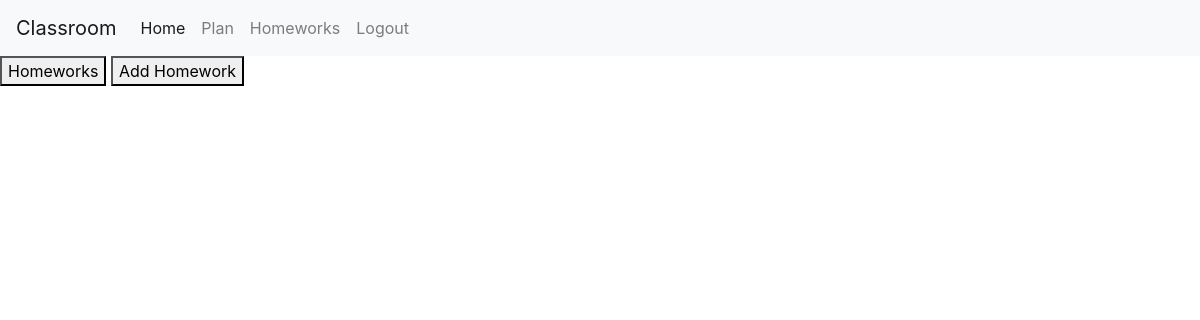
Before: /homework (signed in) with the older database file.
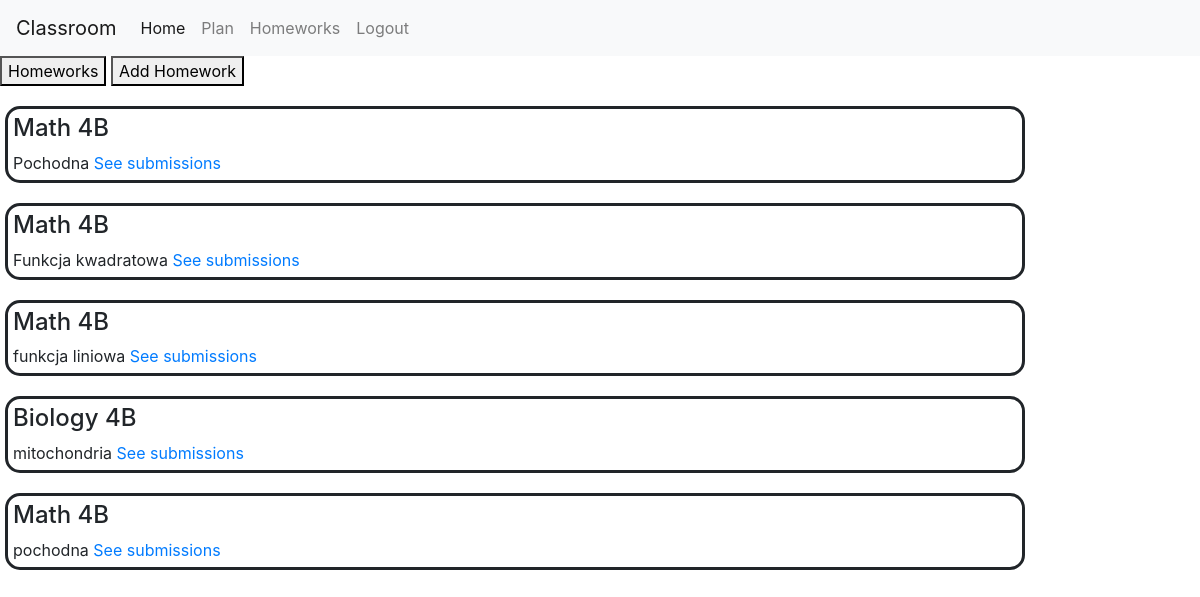
After: the same page with the newer database file.
### classroom/models.py (models this page shows)
class Homework(models.Model):
    subject = models.CharField(max_length=300, choices=SUBJECT_CHOICES)
    content = models.CharField(max_length=10000)
    deadline = models.DateField()
    group = models.ForeignKey(Class, on_delete=models.CASCADE, related_name="homeworks")
    teacher = models.ForeignKey(User, on_delete=models.CASCADE, related_name="given_homeworks")

class Class(models.Model):
    name = models.CharField(max_length=100)
    school = models.ForeignKey(School, on_delete=models.CASCADE, related_name='classes')
    def __str__(self):
        return self.name

### classroom/views.py (the view)
# urls.py: path("homework", views.homework_view, name="homework"),
@login_required
def homework_view(request):
    user= request.user
    if user.type=="SU":
        if request.method=="POST":
            subject = request.POST['subject']
        else:
            group=user.group
            homeworks = group.homeworks.all()
            return render(request, "classroom/homework.html", {
                "homeworks": homeworks,
                "perrmision": False
            })
    else:
        if request.method == "POST":
            subject = request.POST['subject']
            content = request.POST['content']
            deadline = request.POST['deadline']
            group_id = request.POST['group']
            group = Class.objects.get(pk=group_id)
            homework = Homework.objects.create(subject=subject, content=content, deadline=deadline, group=group, teacher=user)
            homework.save()
            return render(request, "classroom/homework.html", {
                "message": "Homework created"
            })
        else:
            given_homeworks = user.given_homeworks.all()
            school = user.school
            grups = school.classes.all()
            return render(request, "classroom/homework.html", {
                "homeworks": given_homeworks,
                "classes": grups,
                "subjects": SUBJECT_CHOICES,
                "perrmision": True
            })

### classroom/templates/classroom/homework.html (shortened to what this page needs)
{% extends "classroom/layout.html" %}
{% load static %}
{%block body%}
    {% if perrmision == True %}
    <button id="homework_button">Homeworks</button>
    <button id="add_button">Add Homework</button>
    {%endif%}
    <div id="homework">
        {%for homework in homeworks%}
            <div class="homework_display">
                <h4>{{homework.get_subject_display}} {% if perrmision == True %}{{homework.group}}{%endif%}</h4>
                {{homework.content}}
                {% if perrmision == True %}
                    <a href="{% url 'submission' homework.pk %}"> See submissions</a>
                {%endif%}
            </div>
        {%endfor%}
    </div>
{%endblock%}

### classroom/templates/classroom/layout.html (shortened to what this page needs)
<!DOCTYPE html>
<html lang="en">
<head>
    {% load static %}
    <link rel="stylesheet" href="https://stackpath.bootstrapcdn.com/bootstrap/4.4.1/css/bootstrap.min.css">
    <link rel="stylesheet" href="{% static 'classroom/style.css'%}">
</head>
<body>
    <nav class="navbar navbar-expand-lg navbar-light bg-light">
        <a class="navbar-brand" href="#">Classroom</a>
        <div class="collapse navbar-collapse" id="navbarSupportedContent">
          <ul class="navbar-nav mr-auto">
            <li class="nav-item active">
              <a class="nav-link" href="{% url 'index' %}">Home <span class="sr-only">(current)</span></a>
            </li>
            <li class="nav-item">
              <a class="nav-link" href="{% url 'plan' %}">Plan</a>
            </li>
            <li class="nav-item">
              <a class="nav-link" href="{% url 'homework'%}">Homeworks</a>
            </li>
            <li class="nav-item">
              <a class="nav-link" href="{% url 'logout'%}">Logout</a>
            </li>
      </nav>
   <div class="body">
    {%block body%}{%endblock%}
   </div>
</body>
</html>

### classroom/static/classroom/style.css (style rules this page uses)
.homework_display { margin-left: 5px; margin-top: 20px; border-style: solid; border-radius: 15px; padding: 5px; max-width: 85%; }

Changed rows visible on the page:
added Homework: subject "Math", group "4B", content "Pochodna"
added Homework: subject "Math", group "4B", content "Funkcja kwadratowa"
added Homework: subject "Math", group "4B", content "funkcja liniowa"
added Homework: subject "Biology", group "4B", content "mitochondria"
added Homework: subject "Math", group "4B", content "pochodna"
